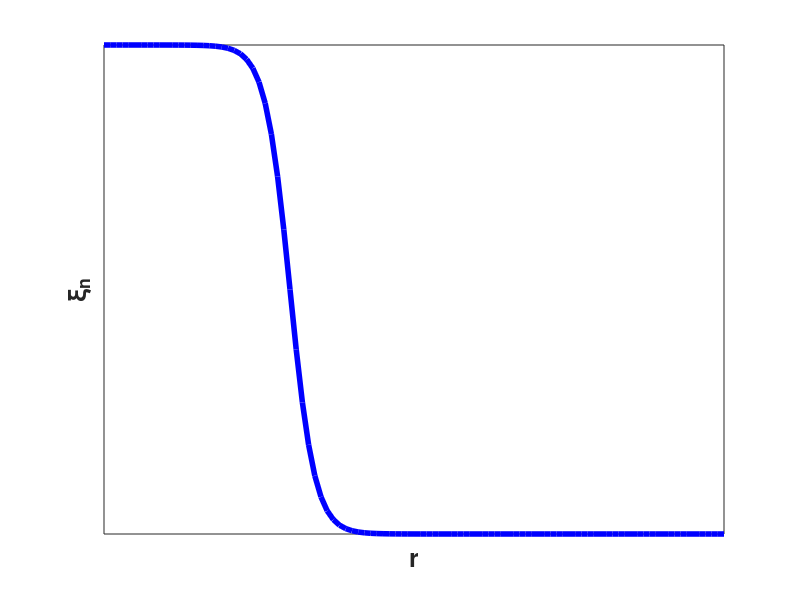
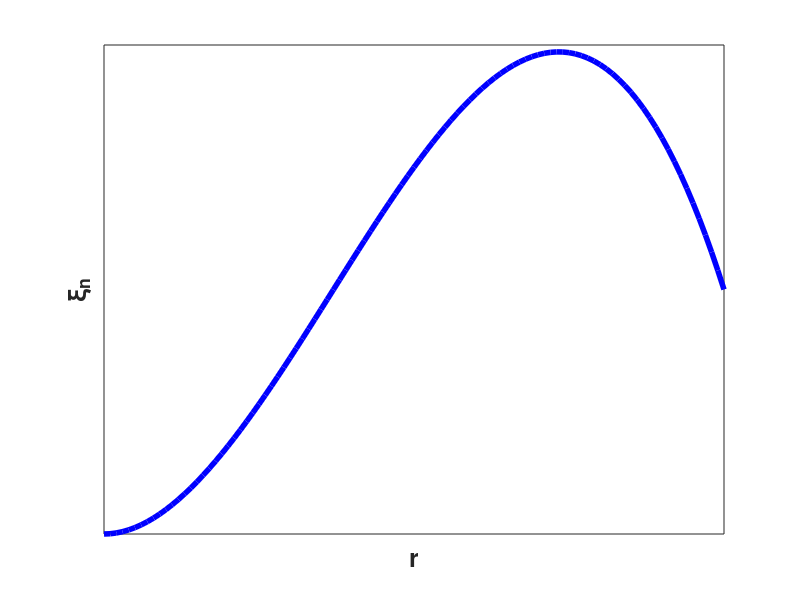
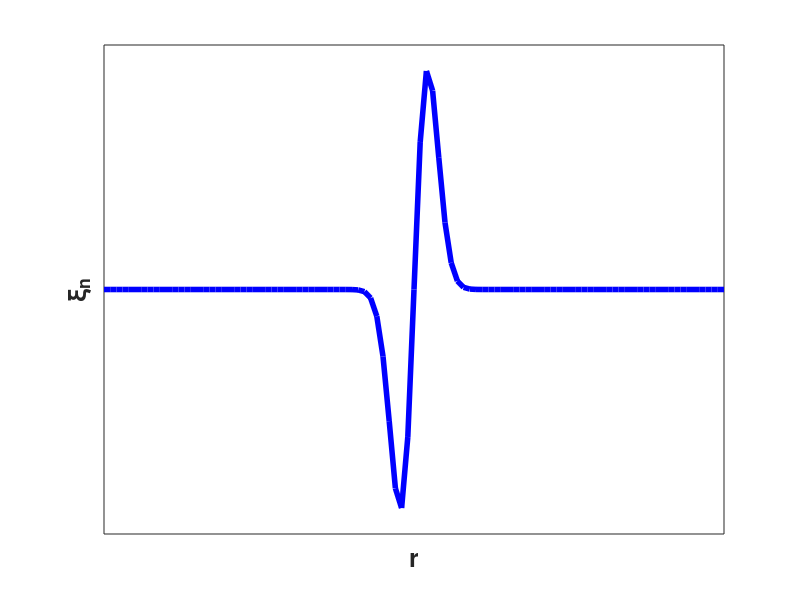
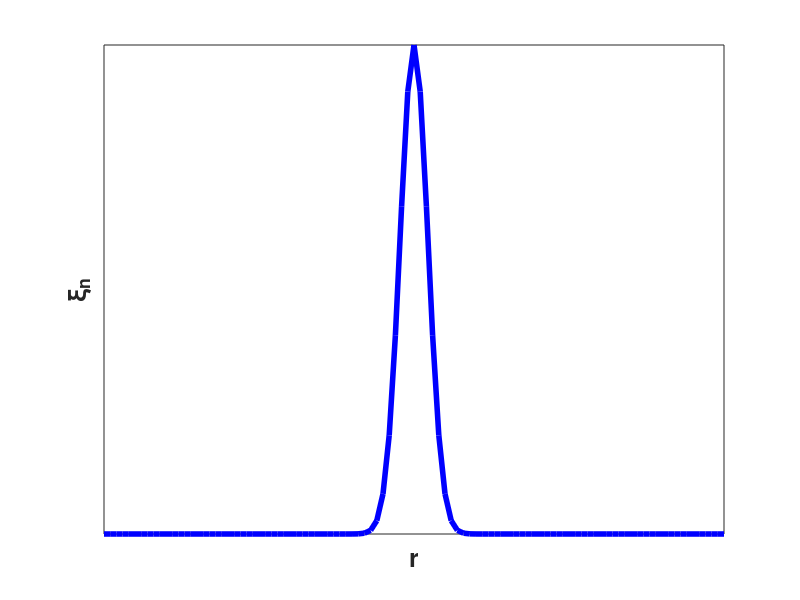

MATLAB code for these plots, in order:
% plot sketches of MHD modes
% for normal displacement

x = linspace(0,1,101);

% internal kink
hf = figure(1);
y  = 1 - 1./(1+exp((0.3-x)*50));
plot(x,y,'b-','LineWidth',4),
xlabel('r','FontSize',18,'FontWeight','Bold'),
ylabel('\xi_n','FontSize',18,'FontWeight','Bold'),
ha=get(hf,'CurrentAxes'); set(ha,'XTick',[],'YTick',[])
print(hf,'MhdModeIK.eps','-depsc')

% external kink
hf = figure(2);
y  = x.^2.*(1.1-x);
plot(x,y,'b-','LineWidth',4),
xlabel('r','FontSize',18,'FontWeight','Bold'),
ylabel('\xi_n','FontSize',18,'FontWeight','Bold'),
ha=get(hf,'CurrentAxes'); set(ha,'XTick',[],'YTick',[])
print(hf,'MhdModeEK.eps','-depsc')

% tearing mode
hf = figure(3);
xx = x-0.5;
y  = xx.*exp(-xx.^2*1000);
plot(x,y,'b-','LineWidth',4),
xlabel('r','FontSize',18,'FontWeight','Bold'),
ylabel('\xi_n','FontSize',18,'FontWeight','Bold'),
ha=get(hf,'CurrentAxes'); set(ha,'XTick',[],'YTick',[])
print(hf,'MhdModeTM.eps','-depsc')

% interchange mode
hf = figure(4);
xx = x-0.5;
y  = exp(-xx.^2*1000);
plot(x,y,'b-','LineWidth',4),
xlabel('r','FontSize',18,'FontWeight','Bold'),
ylabel('\xi_n','FontSize',18,'FontWeight','Bold'),
ha=get(hf,'CurrentAxes'); set(ha,'XTick',[],'YTick',[])
print(hf,'MhdModeIC.eps','-depsc')

% peeling mode
hf = figure(5);
y  = x.^50;
plot(x,y,'b-','LineWidth',4),
xlabel('r','FontSize',18,'FontWeight','Bold'),
ylabel('\xi_n','FontSize',18,'FontWeight','Bold'),
ha=get(hf,'CurrentAxes'); set(ha,'XTick',[],'YTick',[])
print(hf,'MhdModePM.eps','-depsc')

% infernal mode
hf = figure(6);
y  = x.^3.*exp(-x.^4*4).*(1.2-x);
plot(x,y,'b-','LineWidth',4),
xlabel('r','FontSize',18,'FontWeight','Bold'),
ylabel('\xi_n','FontSize',18,'FontWeight','Bold'),
ha=get(hf,'CurrentAxes'); set(ha,'XTick',[],'YTick',[])
print(hf,'MhdModeIF.eps','-depsc')

% ballooning mode
hf = figure(7);
x0 = linspace(0.9,1,21); 
a1 = linspace(0.5,1,21);
a2 = a1.*(1.5-a1.^2);
for k=1:length(a1)
    y = x.*exp(-(x-x0(k)).^2*100)*a2(k);
    plot(x,y,'b-','LineWidth',1), hold on
end
xlabel('r','FontSize',18,'FontWeight','Bold'),
ylabel('\xi_n','FontSize',18,'FontWeight','Bold'),
ha=get(hf,'CurrentAxes'); set(ha,'XTick',[],'YTick',[])
print(hf,'MhdModeBM.eps','-depsc')
